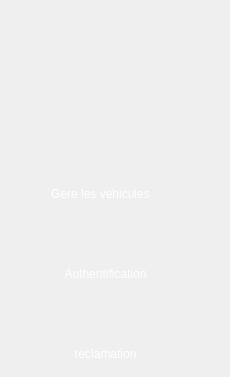
    <widget class="QWidget" name="p2">
     <property name="styleSheet">
      <string notr="true">background-image : none; </string>
     </property>
     <widget class="QPushButton" name="pushButton_4">
      <property name="geometry">
       <rect>
        <x>20</x>
        <y>180</y>
        <width>161</width>
        <height>28</height>
       </rect>
      </property>
      <property name="styleSheet">
       <string notr="true">

background-color: transparent;
	font: 10pt &quot;Segoe UI Historic&quot;;
	color: rgb(255, 255, 255);
background: none;
border: none;
background-repeat none;
</string>
      </property>
      <property name="text">
       <string>Gere les vehicules</string>
      </property>
     </widget>
     <widget class="QPushButton" name="pushButton_5">
      <property name="geometry">
       <rect>
        <x>20</x>
        <y>260</y>
        <width>171</width>
        <height>28</height>
       </rect>
      </property>
      <property name="styleSheet">
       <string notr="true">

background-color: transparent;
	font: 10pt &quot;Segoe UI Historic&quot;;
	color: rgb(255, 255, 255);
background: none;
border: none;
background-repeat: none;
</string>
      </property>
      <property name="text">
       <string>Authentification</string>
      </property>
     </widget>
     <widget class="QLabel" name="selected2_23">
      <property name="geometry">
       <rect>
        <x>0</x>
        <y>250</y>
        <width>221</width>
        <height>51</height>
       </rect>
      </property>
      <property name="styleSheet">
       <string notr="true">
background-color: transparent;
background: none;
	border-image: url(:/selected2.png);
border: none;
background-repeat: none;
</string>
      </property>
      <property name="text">
       <string/>
      </property>
     </widget>
     <widget class="QPushButton" name="pushButton_158">
      <property name="geometry">
       <rect>
        <x>20</x>
        <y>340</y>
        <width>171</width>
        <height>28</height>
       </rect>
      </property>
      <property name="styleSheet">
       <string notr="true">

background-color: transparent;
	font: 10pt &quot;Segoe UI Historic&quot;;
	color: rgb(255, 255, 255);
background: none;
border: none;
background-repeat: none;
</string>
      </property>
      <property name="text">
       <string>reclamation</string>
      </property>
     </widget>
     <zorder>selected2_23</zorder>
     <zorder>pushButton_4</zorder>
     <zorder>pushButton_5</zorder>
     <zorder>pushButton_158</zorder>
    </widget>
